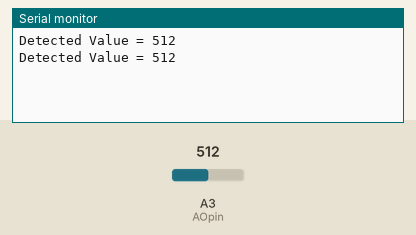
Simulated run of this sketch. Board: Arduino Uno, built with avr-gcc and run on an emulated ATmega328P. Parts: the last lines printed to the serial monitor. Inputs (shaded band) come from the test bench; at power-on: A3 (AOpin) = 512.

Above: at 1.8 s.
1.9 s: A3 (AOpin) set to 716
At 2.8 s:
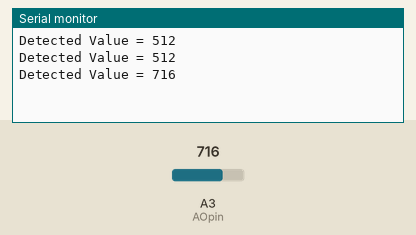
3.4 s: A3 (AOpin) set to 900
At 4.8 s:
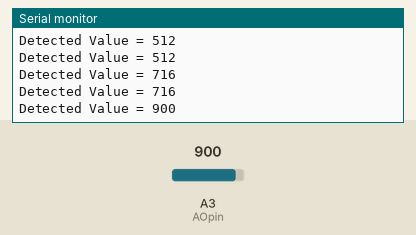
Timing chart, 0 to 6.4 s (numbered marks = the images above; inputs shaded):
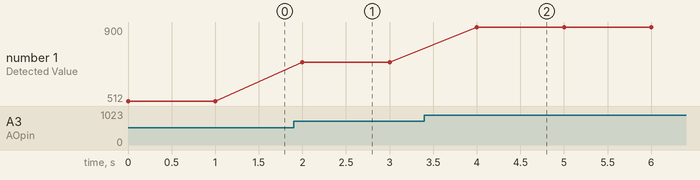

Measured:
- after the input at 1.9 s, the serial monitor: prints a new line after 0.10 s (image 1)
- after the input at 3.4 s, the serial monitor: prints a new line after 0.60 s (image 2)
- plotted number 1: 512 → 716 after the input at 1.9 s, 716 → 900 after the input at 3.4 s

The sketch:

sketch_mq_5.ino
```cpp
int AOpin = A3;
int DOpin = 8;

void setup() {
  pinMode(AOpin, INPUT);
  pinMode(DOpin, INPUT);
  Serial.begin(9600);
}

void loop() {
  int analogSensor = analogRead(AOpin);
  //int digitalSensor = !(digitalRead(DOpin));

  Serial.print("Detected Value = ");
  Serial.print(analogSensor);
  Serial.print("\t");
  //Serial.print("Alarm = ");
  //Serial.print(digitalSensor);
  Serial.println();

  delay(1000);
}
```
